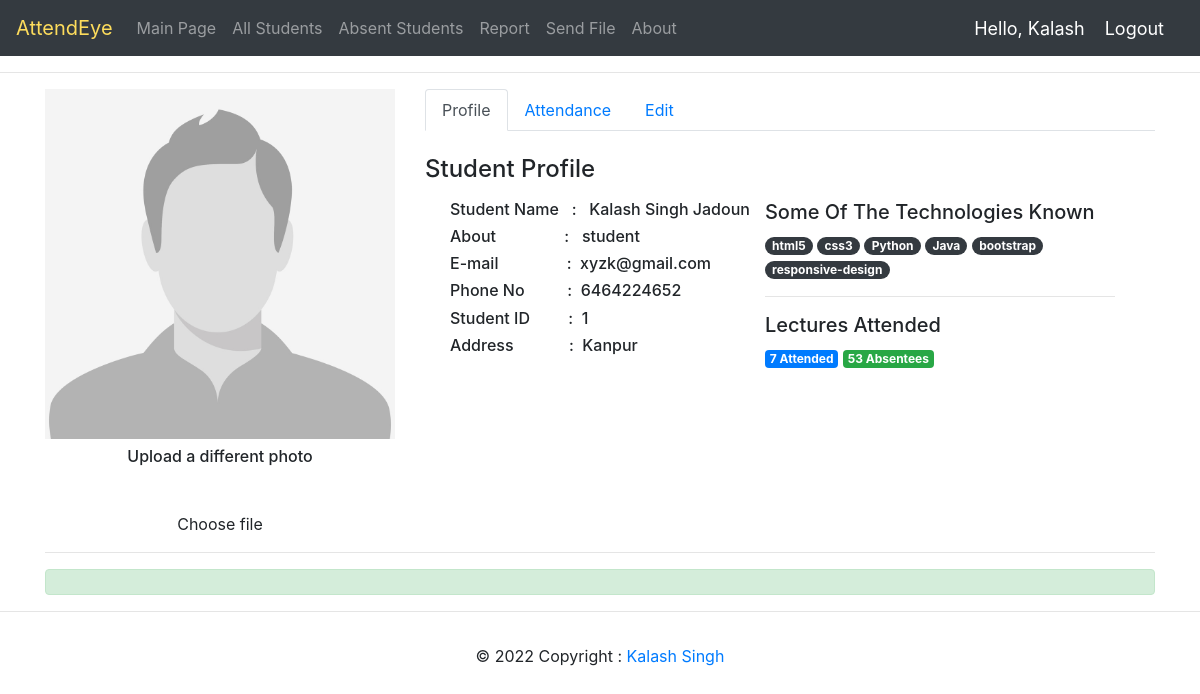
/profile/1/ (signed in), run on the app's committed database.
### face_rec/models.py (models this page shows)
class student_profile(models.Model):
    user=models.OneToOneField(User,null=True,blank=True,on_delete=models.CASCADE)
    student_id = models.CharField(primary_key=True,max_length=20)
    name = models.CharField(max_length=50)
    address = models.CharField(max_length = 100)
    phone = models.CharField(max_length =  50)
    email = models.CharField(max_length = 50)
    description = models.CharField(max_length = 200)
    mark = (
            ('Absent', 'Absent'),
            ('Present', 'Present'),
            )
    attendance = models.CharField(max_length=20,default='Absent', choices=mark)
    profile_pic=models.ImageField(default="static/images/nobody.jpg")
    def __str__(self):
        return self.student_id

### face_rec/decorators.py (the view)
		def wrapper_func(request,*args,**kwargs):
			group=None
			if request.user.groups.exists():
				group=request.user.groups.all()[0].name
			if group in allowed_roles:
				return view_func(request,*args,**kwargs)
			else:
				return HttpResponse('You are Not Authorized To View This Page')

### face_rec/views.py (called while the page is built, shortened)
@login_required(login_url='login')
@allowed_users(allowed_roles=['teacher','admin','student'])
def profile(request,pk):
    id = int(pk)
    request.FILES
    student=student_profile.objects.filter(student_id=id)
    attendance=student_attendance.objects.filter(roll=id)
    present=student_attendance.objects.filter(roll=pk).count()
    absent=60-present
    context={'student':student,'attendance':attendance,'present':present,'absent':absent}
    return render(request,'face_rec/student_profile.html',context)

### face_rec/templates/face_rec/student_profile.html (shortened to what this page needs)
{% extends 'face_rec/main.html' %}
{% block content %}
<div class="container">
    <div class="row my-2">
        <div class="col-lg-8 order-lg-2">
            <ul class="nav nav-tabs">
                <li class="nav-item">
                    <a href="" data-target="#profile" data-toggle="tab" class="nav-link active">Profile</a>
                </li>
                <li class="nav-item">
                    <a href="" data-target="#attendance" data-toggle="tab" class="nav-link">Attendance</a>
                </li>
                <li class="nav-item">
                    <a href="" data-target="#edit" data-toggle="tab" class="nav-link">Edit</a>
                </li>
            </ul>
            <div class="tab-content py-4">
                <div class="tab-pane active" id="profile">
                    <h4 class="mb-3">Student Profile</h4>
                    {% for students in student %}
                    <div class="row">
                        <ul>
                           <h6>Student Name &nbsp   :  &nbsp {{students.name}}</h6>
                            <h6>About &nbsp&nbsp&nbsp&nbsp&nbsp&nbsp&nbsp&nbsp&nbsp&nbsp&nbsp&nbsp&nbsp&nbsp&nbsp: &nbsp {{students.description}}</h6>
                            <h6>E-mail &nbsp&nbsp&nbsp&nbsp&nbsp&nbsp&nbsp&nbsp&nbsp&nbsp&nbsp&nbsp&nbsp&nbsp&nbsp:  &nbsp{{students.email}}</h6>
                            <h6>Phone No &nbsp&nbsp&nbsp&nbsp&nbsp&nbsp&nbsp&nbsp&nbsp:  &nbsp{{students.phone}}</h6>
                            <h6>Student ID &nbsp&nbsp&nbsp&nbsp&nbsp&nbsp&nbsp&nbsp: &nbsp{{students.student_id}}</h6>
                            <h6>Address&nbsp&nbsp&nbsp&nbsp&nbsp&nbsp&nbsp&nbsp&nbsp&nbsp&nbsp&nbsp&nbsp:  &nbsp{{students.address}}</h6>
                        </ul>
                        <div class="col-md-6">
                            <h5>Some Of The Technologies Known</h5>
                            <a href="#" class="badge badge-dark badge-pill">html5</a>
                            <a href="#" class="badge badge-dark badge-pill">css3</a>
                            <a href="#" class="badge badge-dark badge-pill">Python</a>
                            <a href="#" class="badge badge-dark badge-pill">Java</a>
                            <a href="#" class="badge badge-dark badge-pill">bootstrap</a>
                            <a href="#" class="badge badge-dark badge-pill">responsive-design</a>
                            <hr>
                            <h5>Lectures Attended</h5>
                            <span class="badge badge-primary"> {{present}} Attended</span>
                            <span class="badge badge-success"> {{absent}} Absentees</span>
                            {% endfor %}
                        </div>
                    </div>
                </div>
                        {% for students in student %}
            </div>
        </div>
        <div class="col-lg-4 order-lg-1 text-center">
            <img src="{{students.profile_pic.url}}" class="mx-auto img-fluid img-circle d-block" alt="avatar">
            <h6 class="mt-2">Upload a different photo</h6>
            <label class="custom-file">
                <span class="custom-file-control">Choose file</span>
            </label>
        </div>
    </div>
    {% endfor %}
<hr>
<div class="alert alert-success" role="alert">
</div>
</div>
{% endblock %}

### face_rec/templates/face_rec/main.html (shortened to what this page needs)
<!DOCTYPE html>
<html>
<head>
	<link rel="stylesheet" href="https://stackpath.bootstrapcdn.com/bootstrap/4.4.1/css/bootstrap.min.css">
</head>
<body>
	{% include 'face_rec/navbar.html' %}
	<hr>
	{% block content %}
	{% endblock %}
    <hr>
    {% include 'face_rec/footer.html' %}
</body>
</html>

### face_rec/templates/face_rec/navbar.html (shortened to what this page needs)
{% load static %}
<nav class="navbar navbar-expand-lg navbar-dark bg-dark">
  	<a class="navbar-brand" href="#" id="logo">AttendEye</a>
  	<div class="collapse navbar-collapse" id="navbarNav">
    	<ul class="navbar-nav">
      		<li class="nav-item">
        		<a class="nav-link" href="{% url 'home' %}">Main Page</a>
      		</li>
      		<li class="nav-item">
        		<a class="nav-link" href="{% url 'all_students' %}">All Students</a>
      		</li>
          <li class="nav-item">
            <a class="nav-link" href="{% url 'absent_students' %}">Absent Students</a>
          </li>
          <li class="nav-item">
            <a class="nav-link" href="{% url 'report' %}">Report</a>
          </li>
          <li class="nav-item">
            <a class="nav-link" href="{% url 'send_file' %}">Send File</a>
          </li>
          <li class="nav-item">
            <a class="nav-link" href="{% url 'about' %}">About</a>
          </li>
    	</ul>
  	</div>
  <span class="hello-msg">Hello, {{request.user}}</span>
  <span><a class="hello-msg" href="{% url 'logout' %}">  Logout</a></span>
</nav>

### face_rec/templates/face_rec/footer.html
<footer class="page-footer font-small blue">
    <div class="footer-copyright text-center py-3">© 2022 Copyright :
        <a href="{% url 'about' %}"> Kalash Singh</a>
    </div>
</footer>

### face_rec/templates/face_rec/main.html (style rules this page uses)
#logo { color:#fddc5c; }
body { background-color: #ebeff5; }

### face_rec/templates/face_rec/navbar.html (style rules this page uses)
.hello-msg { font-size:18px; color:#fff; margin-right:20px; }

### data on the page
student_profile: name "Kalash Singh Jadoun", description "student", email "xyzk@gmail.com", phone "6464224652", student_id "1", address "Kanpur", present "7", absent "53", profile_pic (picture)

### other printed values
{{ request.user }} "Kalash"
